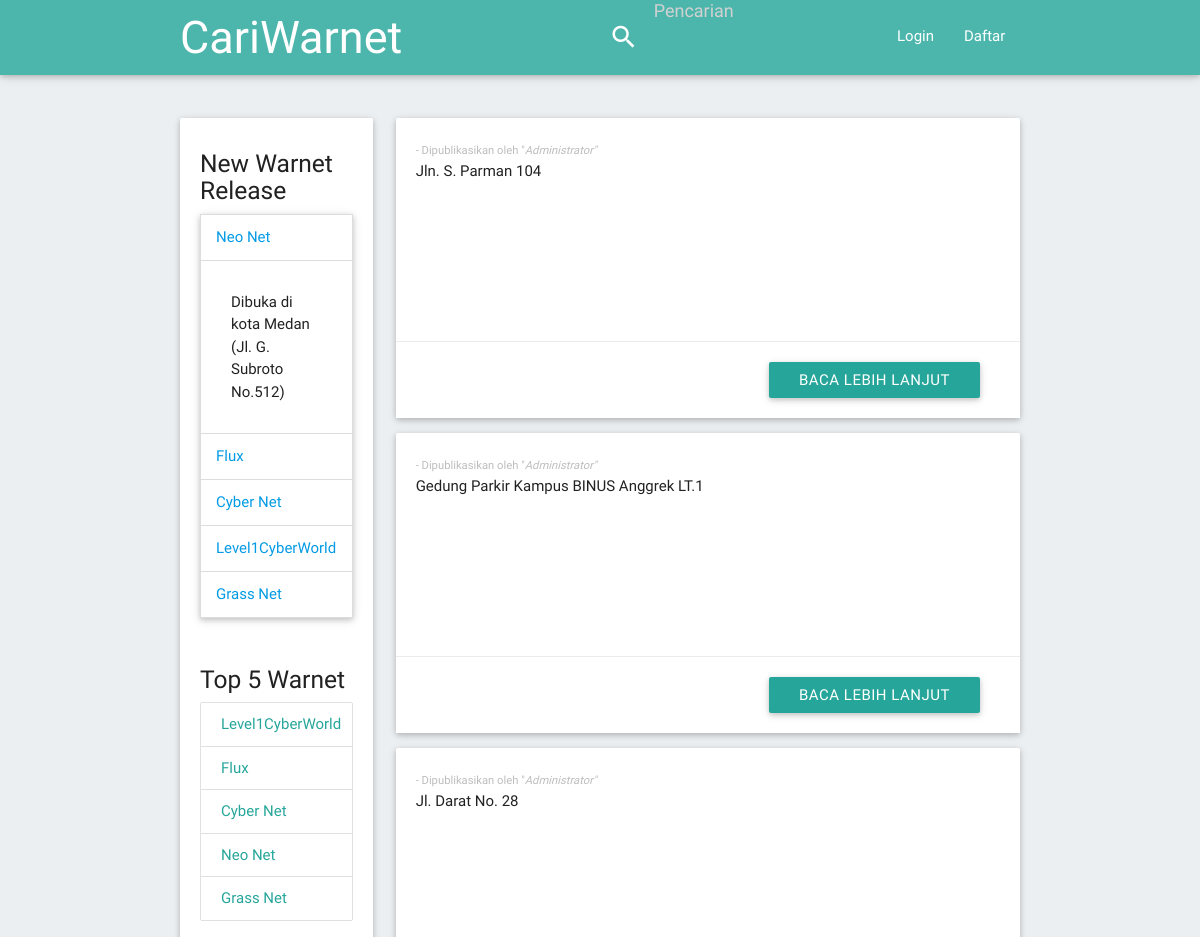
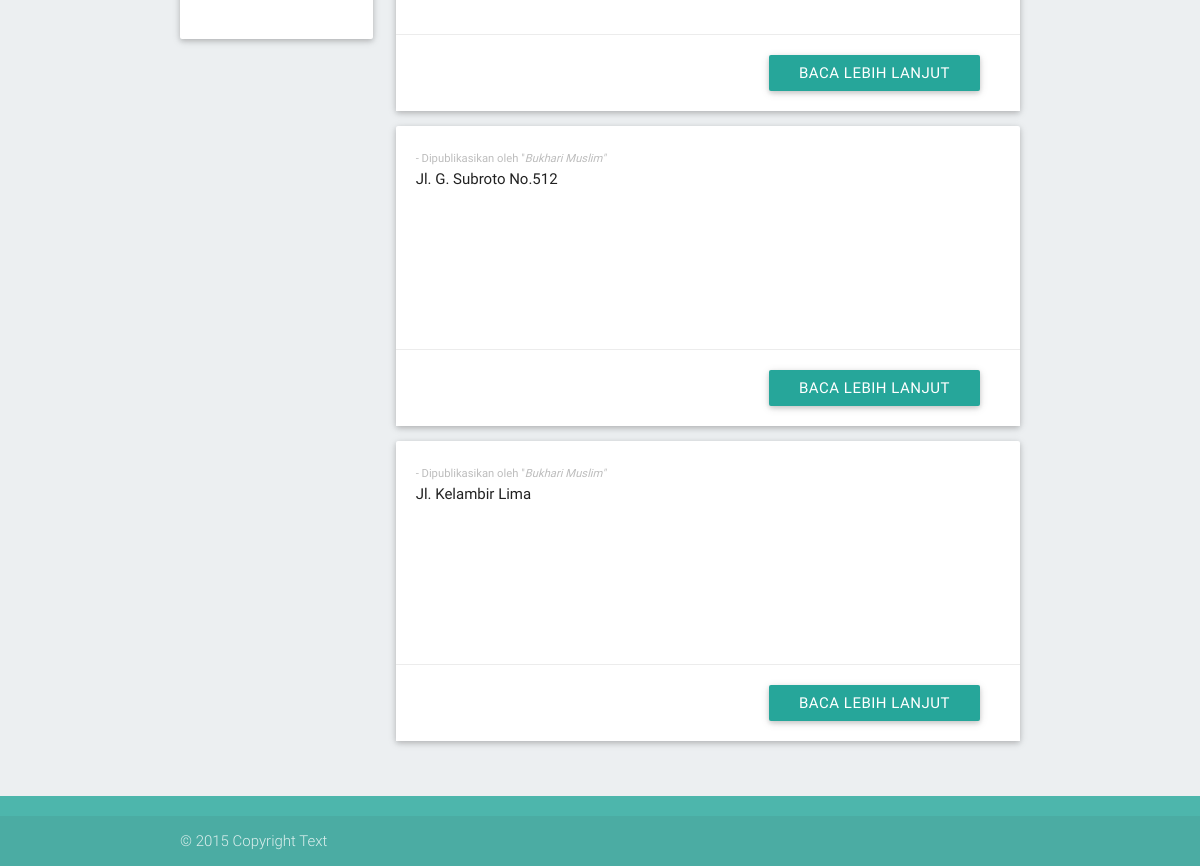
The page /home on the database its author committed (2 pictures, top to bottom).
### tables this page shows
CREATE TABLE `tblwarnet` (
  `wrnet_id` int(8) NOT NULL,
  `wrnet_owner` int(8) NOT NULL,
  `wrnet_name` varchar(64) NOT NULL,
  `wrnet_alamat` varchar(200) DEFAULT '',
  `wrnet_kota` varchar(50) DEFAULT '',
  `wrnet_phone` varchar(30) DEFAULT NULL,
  `wrnet_img` longblob,
  `wrnet_img_nm` varchar(50) DEFAULT '',
  `wrnet_add` datetime NOT NULL,
  `wrnet_f_printer` tinyint(1) DEFAULT '0',
  `wrnet_f_pulsa` tinyint(1) DEFAULT '0',
  `wrnet_f_game` tinyint(1) DEFAULT '0',
  `wrnet_f_ketik` tinyint(1) DEFAULT '0',
  `wrnet_f_acc` tinyint(1) DEFAULT '0',
  `wrnet_f_otr` tinyint(1) DEFAULT '0'
);

CREATE TABLE `tblmember` (
  `mbr_id` int(8) NOT NULL,
  `mbr_username` varchar(64) NOT NULL,
  `mbr_password` varchar(32) NOT NULL,
  `mbr_name` varchar(200) NOT NULL,
  `mbr_email` varchar(64) NOT NULL,
  `mbr_tempat_lhr` varchar(100) DEFAULT '',
  `mbr_tgl_lhr` datetime(6) NOT NULL,
  `mbr_phone` varchar(30) DEFAULT '',
  `mbr_mode` tinyint(4) DEFAULT '1',
  `mbr_img` longblob,
  `mbr_img_nm` varchar(50) DEFAULT ''
);

### home/home.php (called while the page is built, shortened)
<?php
$par = "";
$query = "SELECT *, mbr_name AS wrnet_owner_nm FROM tblwarnet LEFT JOIN tblmember ON tblmember.mbr_id = tblwarnet.wrnet_owner ";
$newQuery = "SELECT * FROM tblwarnet ORDER BY wrnet_add DESC LIMIT 5";
$topQuery = "SELECT wrnet_id, wrnet_name, COUNT(com_id) AS Total FROM tblwarnet LEFT JOIN tblcomment ON tblwarnet.wrnet_id = tblcomment.com_warnet_id GROUP BY wrnet_id, wrnet_name ORDER BY Total DESC LIMIT 5";
$hasilNew = mysql_query($newQuery);
$jlhNew = mysql_num_rows($hasilNew);
$hasilTop = mysql_query($topQuery);
$jlhTop = mysql_num_rows($hasilTop);
$hasil = mysql_query($query);
?>

### home/index.php (the view, shortened to what this page needs)
<?php
include("../options/myLib.php");
$isLogin = !empty($sessionUsername);
include("home.php");
?>
<!DOCTYPE html>
<html lang="en">
<head>
<?php
include("../options/initial.php");
?>
	<link type="text/css" rel="stylesheet" href="<?=$prefix?>css/page.init.css" />
</head>
<body id="main-page" class="blue-grey lighten-5">
	<header>
		<nav class="teal lighten-2">
			<div class="container">
				<div class="nav-wrapper">
					<a href="<?=$prefix?>home" class="brand-logo">CariWarnet</a>
					<ul class="right hide-on-med-and-down">
						<li>
							<form name="search_1" method="get" action="<?=$prefix?>home">
								<div class="input-field">
									<input id="search1" type="search" name="search" placeholder="Pencarian" value="<?php echo $par ?>">
									<label for="search1"><i class="material-icons">search</i></label>
									<i class="material-icons">close</i>
								</div>
							</form>
						</li>
						<li <?php if ($isLogin) echo "class=\"hide\""; ?>>
							<a href="<?=$prefix?>login" class="waves-effect waves-light">Login</a>
						</li>
						<li <?php if ($isLogin) echo "class=\"hide\""; ?>>
							<a href="<?=$prefix?>register" class="waves-effect waves-light">Daftar</a>
						</li>
					</ul>
				</div>
			</div>
		</nav>
	</header>
	<main>
		<div class="container">
			<div class="row">
				<div class="col s3">
                    <div class="card-panel">
                        <div class="row">
                            <div class="col s12">
                                <h5>New Warnet Release</h5>
                                <ul class="collapsible" data-collapsible="accordion">
                                    <?php
                                    $counter = 0;
                                    if ($jlhNew > 0)
                                    {
                                        while($dataNew=mysql_fetch_array($hasilNew)) {
                                            $active = "";
                                            if ($counter == 0) {
                                                $active = " active";
                                                $counter++;
                                            }
                                    ?>
                                    <li>
                                        <div class="collapsible-header<?=$active?>">
                                            <a href="<?=$prefix?>warnet?id=<?=$dataNew['wrnet_id']?>"><?=$dataNew['wrnet_name']?></a>
                                        </div>
                                        <div class="collapsible-body">
                                            <p>
                                                Dibuka di kota <?=$dataNew['wrnet_kota']?> (<?=$dataNew['wrnet_alamat']?>)
                                            </p>
                                        </div>
                                    </li>
                                    <?php
                                        }
                                    }
                                    ?>
                                </ul>
                            </div>
                        </div>
                        <div class="row">
                            <div class="col s12">
                                <h5>Top 5 Warnet</h5>
                                <div class="collection">
                                    <?php
                                    if ($jlhTop > 0)
                                    {
                                        while($dataTop=mysql_fetch_array($hasilTop)) {
                                    ?>
                                    <a href="<?=$prefix?>warnet?id=<?=$dataTop['wrnet_id']?>" class="collection-item"><?=$dataTop['wrnet_name']?></a>
                                    <?php
                                        }
                                    }
                                    ?>
                                </div>
                            </div>
                        </div>
                    </div>
                </div>
				<div class="col s9">
                        <?php
					while ($data=mysql_fetch_array($hasil))
					{
					?>
					<div class="card small">
						<div class="card-content">
                            <small class="grey-text text-lighten-1">- Dipublikasikan oleh "<i><?=$data["wrnet_owner_nm"]?>"</i></small>
							<p><?=$data["wrnet_alamat"]?></p>
						</div>
						<div class="card-action" style="text-align: right">
							<a href="<?=$prefix?>warnet?id=<?=$data["wrnet_id"]?>" class="waves-effect waves-light btn white-text">Baca lebih lanjut</a>
						</div>
					</div>
					<?php
					}
					?>
				</div>
			</div>
		</div>
	</main>
	<footer class="page-footer teal lighten-2 main">
		<div class="footer-copyright">
			<div class="container">© 2015 Copyright Text
	</footer>
</body>
</html>

### options/initial.php (shortened to what this page needs)
<?php
$prefix = "http://" . $_SERVER['HTTP_HOST'] . "/cariwarnet/";
?>
	<link href="<?php echo $prefix; ?>css/materialize.css" rel="stylesheet" media="screen,projection">
	<link href="<?php echo $prefix; ?>css/font.init.css" rel="stylesheet">
	<link href="<?php echo $prefix; ?>css/page.init.css" rel="stylesheet">

### css/page.init.css (style rules this page uses)
body#main-page { display: flex; min-height: 100vh; flex-direction: column; }
body#main-page main { padding-top: 110px; flex: 1 0 auto; }
body#main-page header { width: 100%; position: fixed; top: 0; left: 0; z-index: 999; -webkit-transition: height 0.3s; -moz-transition: height 0.3s; -ms-transition: height 0.3s; -o-transition: height 0.3s; transition: height 0.3s; }
body#main-page header nav .brand-logo { font-size: 3rem; }
body#main-page header nav, body#main-page header nav * { -webkit-transition: all 0.3s; -moz-transition: all 0.3s; -ms-transition: all 0.3s; -o-transition: all 0.3s; transition: all 0.3s; }
body#main-page header nav .nav-wrapper > ul > li > a { margin-top: -3px; }
body#main-page header nav { height: 75px; }
body#main-page header nav, body#main-page header nav .nav-wrapper i, body#main-page header nav a.button-collapse, body#main-page header nav a.button-collapse i { line-height: 75px; }
.nav-wrapper input[type="search"] { margin-bottom: 0px !important; }

### rows shown on the page
tblwarnet: wrnet_name "Neo Net", wrnet_kota "Medan", wrnet_alamat "Jl. G. Subroto No.512", tblmember.mbr_name "Bukhari Muslim"
tblwarnet: wrnet_name "Flux", tblmember.mbr_name "Administrator", wrnet_alamat "Jln. S. Parman 104"
tblwarnet: wrnet_name "Cyber Net", tblmember.mbr_name "Administrator", wrnet_alamat "Jl. Darat No. 28"
tblwarnet: wrnet_name "Level1CyberWorld", tblmember.mbr_name "Administrator", wrnet_alamat "Gedung Parkir Kampus BINUS Anggrek LT.1"
tblwarnet: wrnet_name "Grass Net", tblmember.mbr_name "Bukhari Muslim", wrnet_alamat "Jl. Kelambir Lima"
